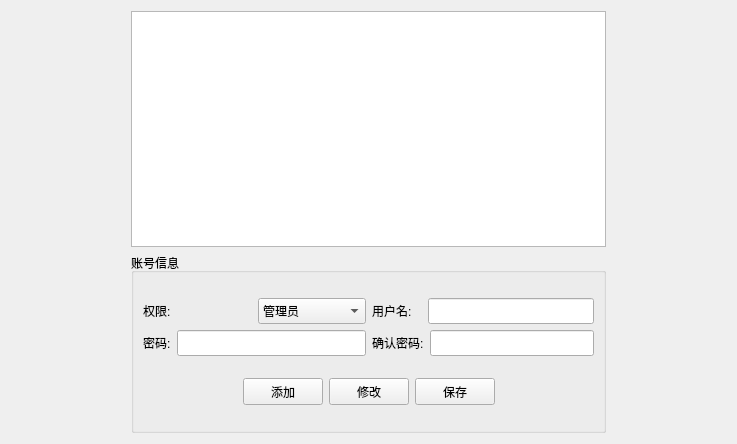
<?xml version="1.0" encoding="UTF-8"?>
<ui version="4.0">
 <class>AcountManageWidget</class>
 <widget class="QWidget" name="AcountManageWidget">
  <property name="geometry">
   <rect>
    <x>0</x>
    <y>0</y>
    <width>737</width>
    <height>444</height>
   </rect>
  </property>
  <property name="windowTitle">
   <string>Form</string>
  </property>
  <layout class="QVBoxLayout" name="verticalLayout_5">
   <item>
    <layout class="QHBoxLayout" name="horizontalLayout_7">
     <item>
      <spacer name="horizontalSpacer_3">
       <property name="orientation">
        <enum>Qt::Horizontal</enum>
       </property>
       <property name="sizeType">
        <enum>QSizePolicy::Maximum</enum>
       </property>
       <property name="sizeHint" stdset="0">
        <size>
         <width>120</width>
         <height>20</height>
        </size>
       </property>
      </spacer>
     </item>
     <item>
      <layout class="QVBoxLayout" name="verticalLayout_4">
       <item>
        <widget class="QTableView" name="tableView"/>
       </item>
       <item>
        <widget class="QGroupBox" name="groupBox">
         <property name="minimumSize">
          <size>
           <width>0</width>
           <height>180</height>
          </size>
         </property>
         <property name="title">
          <string>账号信息</string>
         </property>
         <layout class="QVBoxLayout" name="verticalLayout_3">
          <item>
           <layout class="QHBoxLayout" name="horizontalLayout_6">
            <item>
             <layout class="QVBoxLayout" name="verticalLayout_2">
              <item>
               <layout class="QHBoxLayout" name="horizontalLayout">
                <item>
                 <widget class="QLabel" name="label">
                  <property name="minimumSize">
                   <size>
                    <width>105</width>
                    <height>0</height>
                   </size>
                  </property>
                  <property name="text">
                   <string>权限:</string>
                  </property>
                 </widget>
                </item>
                <item>
                 <widget class="QComboBox" name="comboBox_role">
                  <property name="minimumSize">
                   <size>
                    <width>0</width>
                    <height>26</height>
                   </size>
                  </property>
                  <item>
                   <property name="text">
                    <string>管理员</string>
                   </property>
                  </item>
                  <item>
                   <property name="text">
                    <string>收银员</string>
                   </property>
                  </item>
                 </widget>
                </item>
               </layout>
              </item>
              <item>
               <layout class="QHBoxLayout" name="horizontalLayout_3">
                <item>
                 <widget class="QLabel" name="label_3">
                  <property name="minimumSize">
                   <size>
                    <width>0</width>
                    <height>0</height>
                   </size>
                  </property>
                  <property name="text">
                   <string>密码:</string>
                  </property>
                 </widget>
                </item>
                <item>
                 <widget class="QLineEdit" name="lineEdit_pwd">
                  <property name="minimumSize">
                   <size>
                    <width>0</width>
                    <height>26</height>
                   </size>
                  </property>
                 </widget>
                </item>
               </layout>
              </item>
             </layout>
            </item>
            <item>
             <layout class="QVBoxLayout" name="verticalLayout">
              <item>
               <layout class="QHBoxLayout" name="horizontalLayout_2">
                <item>
                 <widget class="QLabel" name="label_2">
                  <property name="minimumSize">
                   <size>
                    <width>50</width>
                    <height>0</height>
                   </size>
                  </property>
                  <property name="text">
                   <string>用户名:</string>
                  </property>
                 </widget>
                </item>
                <item>
                 <widget class="QLineEdit" name="lineEdit_name">
                  <property name="minimumSize">
                   <size>
                    <width>0</width>
                    <height>26</height>
                   </size>
                  </property>
                 </widget>
                </item>
               </layout>
              </item>
              <item>
               <layout class="QHBoxLayout" name="horizontalLayout_4">
                <item>
                 <widget class="QLabel" name="label_4">
                  <property name="minimumSize">
                   <size>
                    <width>50</width>
                    <height>0</height>
                   </size>
                  </property>
                  <property name="text">
                   <string>确认密码:</string>
                  </property>
                 </widget>
                </item>
                <item>
                 <widget class="QLineEdit" name="lineEdit_r_pwd">
                  <property name="minimumSize">
                   <size>
                    <width>0</width>
                    <height>26</height>
                   </size>
                  </property>
                 </widget>
                </item>
               </layout>
              </item>
             </layout>
            </item>
           </layout>
          </item>
          <item>
           <layout class="QHBoxLayout" name="horizontalLayout_5">
            <item>
             <spacer name="horizontalSpacer">
              <property name="orientation">
               <enum>Qt::Horizontal</enum>
              </property>
              <property name="sizeHint" stdset="0">
               <size>
                <width>40</width>
                <height>20</height>
               </size>
              </property>
             </spacer>
            </item>
            <item>
             <widget class="QPushButton" name="pbnAdd">
              <property name="minimumSize">
               <size>
                <width>80</width>
                <height>27</height>
               </size>
              </property>
              <property name="text">
               <string>添加</string>
              </property>
             </widget>
            </item>
            <item>
             <widget class="QPushButton" name="pbnModify">
              <property name="minimumSize">
               <size>
                <width>80</width>
                <height>27</height>
               </size>
              </property>
              <property name="text">
               <string>修改</string>
              </property>
             </widget>
            </item>
            <item>
             <widget class="QPushButton" name="pbnOk">
              <property name="minimumSize">
               <size>
                <width>80</width>
                <height>27</height>
               </size>
              </property>
              <property name="text">
               <string>保存</string>
              </property>
             </widget>
            </item>
            <item>
             <spacer name="horizontalSpacer_2">
              <property name="orientation">
               <enum>Qt::Horizontal</enum>
              </property>
              <property name="sizeHint" stdset="0">
               <size>
                <width>40</width>
                <height>20</height>
               </size>
              </property>
             </spacer>
            </item>
           </layout>
          </item>
         </layout>
        </widget>
       </item>
      </layout>
     </item>
     <item>
      <spacer name="horizontalSpacer_4">
       <property name="orientation">
        <enum>Qt::Horizontal</enum>
       </property>
       <property name="sizeType">
        <enum>QSizePolicy::Maximum</enum>
       </property>
       <property name="sizeHint" stdset="0">
        <size>
         <width>120</width>
         <height>20</height>
        </size>
       </property>
      </spacer>
     </item>
    </layout>
   </item>
  </layout>
 </widget>
 <tabstops>
  <tabstop>lineEdit_name</tabstop>
  <tabstop>lineEdit_pwd</tabstop>
  <tabstop>lineEdit_r_pwd</tabstop>
  <tabstop>pbnAdd</tabstop>
  <tabstop>pbnModify</tabstop>
  <tabstop>pbnOk</tabstop>
  <tabstop>comboBox_role</tabstop>
  <tabstop>tableView</tabstop>
 </tabstops>
 <resources/>
 <connections/>
</ui>
